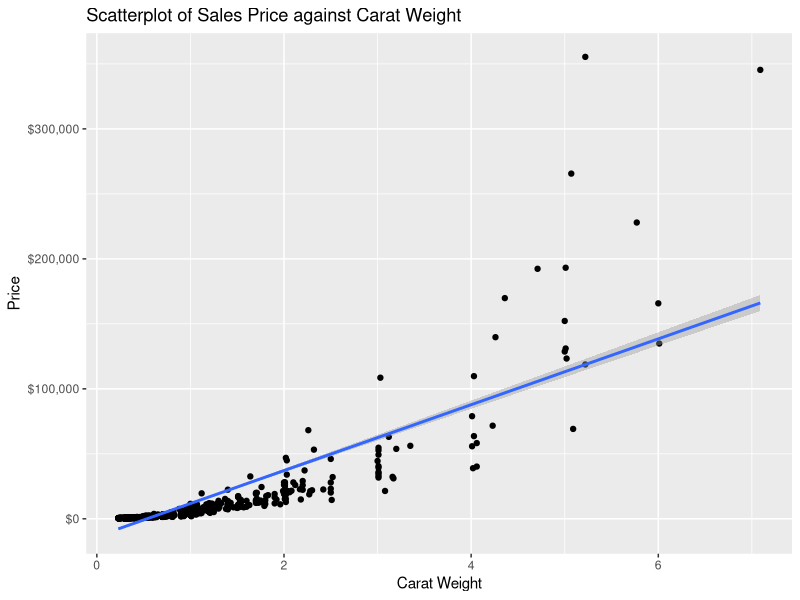
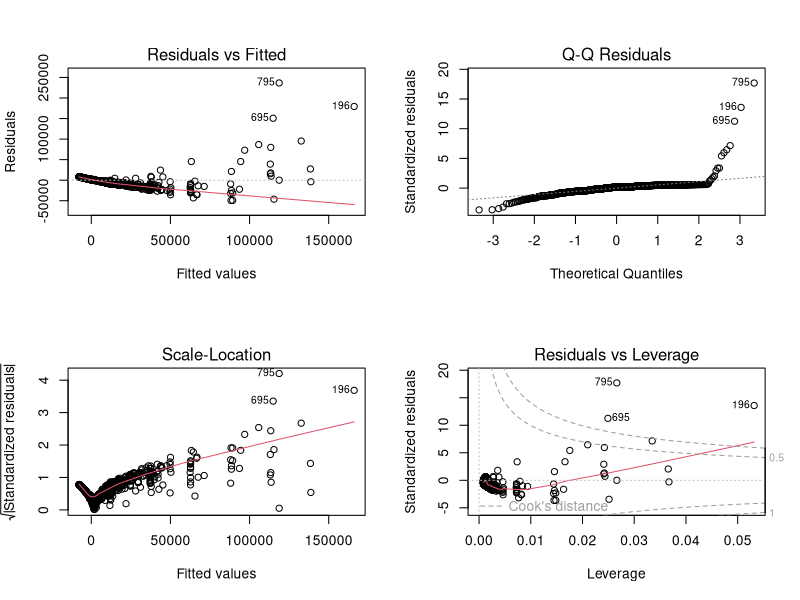

Write R code to recreate these figures, in order. (Note: this script raises an error after producing the figures.)
## ---- chunk 1
knitr::opts_chunk$set(echo = TRUE)
## ---- chunk 2
library(tidyverse)
library(MASS)
library(scales)
library(ggsignif)
library(knitr)
library(kableExtra)
data<-read.csv('diamonds4.csv')
options(scipen = 999)
## ---- chunk 3
slr<-lm(data$price~data$carat,data=data)
ggplot2::ggplot(data, aes(x=carat, y=price))+
  geom_point()+
  geom_smooth(method=lm)+
  labs(x="Carat Weight",y="Price",title="Scatterplot of Sales Price against Carat Weight")+
  scale_y_continuous(labels = dollar_format())
par(mfrow = c(2, 2))
plot(slr)
## ---- chunk 4
MASS::boxcox(slr, lambda = seq(-.1, .4, 1/10))
## ---- chunk 5
ystar<-log(data$price)
data<-data.frame(data,ystar)
slr.trans1<-lm(ystar~carat,data=data)
ggplot2::ggplot(data, aes(x=carat, y=ystar))+
  geom_point()+
  geom_smooth(method=lm)+
  labs(x="Carat Weight",y="log(Price)",title="Scatterplot of Sales Price against Carat Weight")
par(mfrow = c(2, 2))
plot(slr.trans1)
## ---- chunk 6
xstar<-log(data$carat)
data<-data.frame(data,xstar)
slr.trans2<-lm(ystar~xstar,data=data)
ggplot2::ggplot(data, aes(x=xstar, y=ystar))+
  geom_point()+
  geom_smooth(method=lm)+
  labs(x="log(Carat Weight)",y="log(Price)",title="Scatterplot of Sales Price against Carat Weight")
par(mfrow = c(2, 2))
plot(slr.trans2)
summary(slr.trans2)
## ---- chunk 7

alpha_values3 <- c("J" = 0.3, "I" = 0.4, "H" = 0.5, "G" = 0.6, "F" = 0.7, "E" = 0.8, "D" = 1.0)
data %>%
  group_by(color) %>%
  summarise(avg_price = mean(price, na.rm = TRUE)) %>%
  ggplot(aes(x = factor(color, levels = names(alpha_values3)), 
             y = avg_price, 
             alpha = factor(color, levels = names(alpha_values3)))) +  
  geom_col(fill = "dodgerblue4") +  
  scale_y_continuous(labels = dollar_format()) +
  scale_alpha_manual(values = alpha_values3) + 
  labs(title = "Average Diamond Price by Color",
       x = "Color",
       y = "Average Price",
       alpha = "Color") + 
  theme_minimal()

alpha_values <- c("SI2" = .2, "SI1" = 0.4, "VS2" = 0.5, "VS1" = 0.6, "VVS2" = 0.7, "VVS1" = 0.8, "IF" = 0.9, "FL" = 1)
data %>%
  group_by(clarity) %>%
  summarise(avg_price = mean(price, na.rm = TRUE)) %>%
  ggplot(aes(x = factor(clarity, levels = names(alpha_values)), 
             y = avg_price, alpha = factor(clarity, levels = names(alpha_values)))) +
  geom_col(fill = "dodgerblue4") +
  scale_alpha_manual(values = alpha_values) +  
  scale_y_continuous(labels = dollar_format()) +
  labs(title = "Average Diamond Price by Clarity",
       x = "Clarity",
       y = "Average Price",
       alpha = "Clarity") +  # Proper legend title
  theme_minimal()

alpha_values2 <- c("Good" = 0.2, "Very Good" = 0.6, "Ideal" = 0.8, "Astor Ideal" = 1.0)
data %>%
  group_by(cut) %>%
  summarise(avg_price = mean(price, na.rm = TRUE)) %>%
  ggplot(aes(x = factor(cut, levels = names(alpha_values2)),
             y = avg_price, 
             alpha = factor(cut, levels = names(alpha_values2)))) + 
  geom_col(fill = "dodgerblue4") +
  scale_alpha_manual(values = alpha_values2) +
  scale_y_continuous(labels = dollar_format()) +
  labs(title = "Average Diamond Price by Cut",
       x = "Cut",
       y = "Average Price",
       alpha = "Cut") +  # Proper legend title
  theme_minimal()


data <- data %>%
  mutate(carat_group = case_when(
    carat < 1 ~ "< 1.00 carat",
    carat >= 1 & carat < 2 ~ "1.00 - 1.99 carats",
    carat >= 2 & carat < 3 ~ "2.00 - 2.99 carats",
    carat >= 3 & carat < 4 ~ "3.00 - 3.99 carats",
    carat >= 4 & carat < 5 ~ "4.00 - 4.99 carats",
    carat >= 5 ~ "5.00+ carats"
  ))

alpha_values4 <- c("< 1.00 carat" = 0.3, 
                  "1.00 - 1.99 carats" = 0.4, 
                  "2.00 - 2.99 carats" = 0.5, 
                  "3.00 - 3.99 carats" = 0.6, 
                  "4.00 - 4.99 carats" = 0.7, 
                  "5.00+ carats" = 0.8)

data %>%
  group_by(carat_group) %>%
  summarise(avg_price = mean(price, na.rm = TRUE)) %>%
  ggplot(aes(x = carat_group, y = avg_price, alpha = carat_group)) +
  geom_col(fill = "dodgerblue4") +  # Keep all bars the same color
  scale_y_continuous(labels = dollar_format()) +
  scale_alpha_manual(values = alpha_values4) +  
  labs(title = "Average Diamond Price by Carat",
       x = "Carat Group",
       y = "Average Price",
       alpha = "Carat Group") +  # Proper legend title
  theme_minimal() + 
  theme(axis.text.x = element_text(angle = 45, hjust = 1)) 

## ---- chunk 8
ggplot(data, aes(x = carat, y = price)) +
  geom_line(stat = "summary", fun = mean, size = 1) + 
  labs(title = "Average Diamond Price by Carat",
       x = "Carat",
       y = "Average Price ($)") +  
  scale_y_continuous(labels = dollar_format()) + 
  theme_minimal()

data <- data %>%
  mutate(color_group = case_when(
    color %in% c('D', 'E', 'F') ~ "Colorless",
    color %in% c('G', 'H', 'I', 'J') ~ "Near-colorless",
    color %in% c('K') ~ "Faint color",
    TRUE ~ as.character(color)
  ))

ggplot(data, aes(x = carat, y = price, color = color_group)) +
  geom_line(stat = "summary", fun = mean, size = 1) + 
  labs(title = "Average Diamond Price by Carat and Color Group",
       x = "Carat",
       y = "Average Price ($)",
       color = "Color Group") +  
  scale_y_continuous(labels = dollar_format()) +  
  theme_minimal()

## ---- chunk 9
data.sub<-data %>% 
  filter(carat<1.4)

data.sub<-data.sub %>% 
  mutate(carat.group=cut(x=data.sub$carat,breaks=c(0.2,.6,1,1.4),labels=c("0.2 - 0.6 Carats","0.6 - 1.0 Carats","1.0 - 1.4 Carats")))
data.sub$cut<-factor(data.sub$cut,levels=c("Good","Very Good","Ideal","Astor Ideal"))

ggplot(data.sub,aes(x=cut,y=ystar))+
  geom_boxplot(aes(fill=carat.group,alpha=cut))+
  facet_wrap(~carat.group)+
  labs(title="Impact of Cut on Price by Carat Group",y='log(Price)',x="Cut")+
   scale_alpha_discrete(
     range = c(0.3, 0.9),
     guide = guide_legend(override.aes = list(fill = "black")))+
  scale_fill_manual(values = c("goldenrod2", "forestgreen", "dodgerblue4"))
## ---- chunk 10
model <- lm(formula = price ~ color, data = data)
summary(model)
model2 <- lm(formula = price ~ cut, data = diamonds)
summary(model2)
## ---- chunk 11
ggplot(data, aes(x = color, y = price, fill = color)) +
  geom_boxplot(outlier.shape = NA) +
  coord_trans(y = "log10") +
  geom_signif(comparisons = list(c("D", "G")), y_position = 10000, annotation = "*", tip_length = 0.01) +
  geom_signif(comparisons = list(c("D", "I")), y_position = 15000, annotation = "*", tip_length = 0.01) +
  geom_signif(comparisons = list(c("D", "J")), y_position = 20000, annotation = "*", tip_length = 0.01) +
  labs(title = "Diamond Prices by Color (Log Scale with Significance)",
       y = "Price (log scale)",
       x = "Color") +
  theme_minimal()
## ---- chunk 12
data<-data %>% # used to make binning of data more uniform
mutate(clarity_group = case_when(
    clarity %in% c('SI1', 'SI2')~"SI",
    clarity %in% c('VS1', 'VS2')~"VSI",
    clarity %in% c('VVS1', 'VVS2')~"VVSI",
    clarity %in% c('IF')~"IF",
    clarity %in% c('FL')~"FL",
    TRUE ~ as.character(clarity)
  ))
data<- data %>% # pulled from code format from Greg's data manipulation
  mutate(carat_group = case_when(
    carat < 1 ~ "less than 1.00",
    carat >= 1 & carat < 2 ~ "1.00 - 1.99",
    carat >= 2 & carat < 3 ~ "2.00 - 2.99",
    carat >= 3 & carat < 4 ~ "3.00 - 3.99",
    carat >= 4 & carat < 5 ~ "4.00 - 4.99",
    carat >= 5 ~ "5.00+"
  ))
## ---- chunk 13
data<-data %>% # used to make binning of data more uniform
  mutate(clarity_group = case_when(
    clarity %in% c('SI1', 'SI2')~"SI",
    clarity %in% c('VS1', 'VS2')~"VSI",
    clarity %in% c('VVS1', 'VVS2')~"VVSI",
    clarity %in% c('IF')~"IF",
    clarity %in% c('FL')~"FL",
    TRUE ~ as.character(clarity)
  ))

## ---- chunk 14
ggplot(data, aes(x = factor(clarity_group, levels=c("FL","IF", "VVSI", "VSI", "SI")), fill = factor(cut, levels = c("Astor Ideal", "Ideal", "Very Good", "Good")))) +
  geom_bar(alpha = 0.7, position = "stack") +
  facet_wrap(~ carat_group, scales = "free_y")+
  labs(title = "Clarity Groupings Compared with Cut and Carat", 
       x = "Clarity Group",
       y = "Count",
       fill = "Cut Quality") +
  theme_bw() +  # theme for better readability
  theme(
      plot.title   = element_text(hjust= 0, size = 12),
      axis.text.x  = element_text(angle = 90, vjust = 0.5, hjust = 1, size = 8),
      axis.text.y  = element_text(size = 12)
    )
# A table summarizing counts for clarity_group, carat_group, and cut
summary_table <- as.data.frame(
  table(data$clarity_group, data$carat_group, data$cut)
)

# Renamimg the columns of the table
colnames(summary_table) <- c("Clarity Group", "Carat Group", "Cut", "Count")

## ---- chunk 15
# Filtered and grouped by carat_group, then clarity_group
filtered_data <- data %>%
  group_by(carat_group, clarity_group, cut) %>%
  summarise(Count = n(), .groups = "drop") %>%
  filter(Count != 0)

# Data by carat_group
facet_tables <- split(filtered_data, filtered_data$carat_group)

#summary tables for each carat_group
summary_tables <- lapply(facet_tables, function(group_data) {
  group_data <- group_data %>%
    group_by(clarity_group, cut) %>%
    summarise(Count = sum(Count), .groups = "drop") %>%
    mutate(Percentage = round((Count / sum(Count) * 100), 2)) %>%
    rename(
      Clarity = clarity_group,  
      Cut = cut
    )
  return(group_data)
})
# exportable tables

for (carat in names(summary_tables)) {
  output_file <- paste0("table_", carat, ".html")
  cat("\n### Carat Group:", carat, "\n")
  
  summary_tables[[carat]] %>%
    kable(
      caption = paste("Table for Carat Group:", carat),
      format = "html"
    ) %>%
    kable_styling(
      bootstrap_options = c("striped", "hover", "condensed"), 
      full_width = FALSE,
      position = "center" 
    ) %>%
    add_header_above(c(" " = 2, "Summary" = 2))%>%
    save_kable(file = output_file)
}
